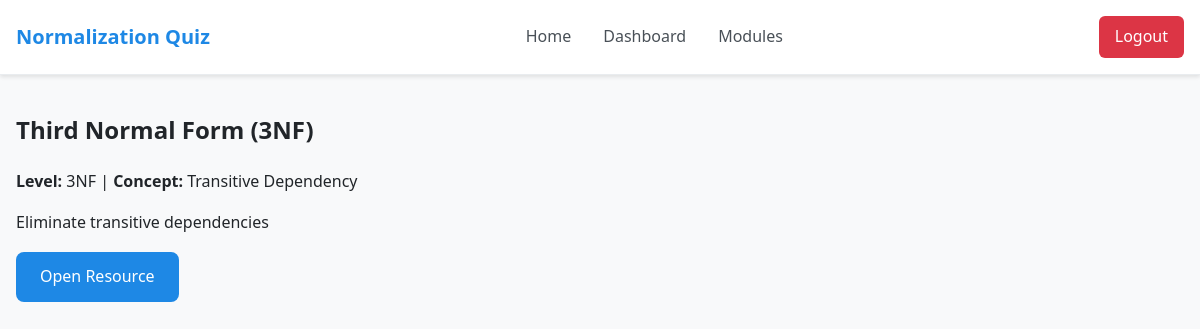
Page /module/4 (signed in) on the committed database.
### tables this page shows
CREATE TABLE module (
  module_id INTEGER PRIMARY KEY,
  title TEXT NOT NULL,
  description TEXT,
  nf_level TEXT NOT NULL,
  concept_tag TEXT NOT NULL,
  resource_url TEXT
);

### app.py (the view)
@app.route("/module/<int:module_id>")
@login_required
def module_page(module_id: int):
    db = get_db()
    cur = db.execute(
        "SELECT module_id, title, description, nf_level, concept_tag, resource_url FROM module WHERE module_id=?",
        (module_id,),
    )
    module = cur.fetchone()
    if not module:
        flash("Module not found.")
        return redirect(url_for("index"))
    return render_template("module.html", module=module)

### app.py (called while the page is built)
def ensure_csrf_token() -> None:
    if not session.get("csrf_token"):
        session["csrf_token"] = secrets.token_hex(16)

@app.before_request
def before_request() -> None:
    ensure_csrf_token()

def login_required(view):
    @wraps(view)
    def wrapped(*args, **kwargs):
        if not session.get("student_id"):
            if request.path.startswith("/api/") or request.path == "/submit":
                return redirect(url_for("login"))
            flash("Please log in to continue.")
            return redirect(url_for("login"))
        return view(*args, **kwargs)
    return wrapped

### templates/module.html (shortened to what this page needs)
{% extends 'base.html' %}
{% block content %}
<h2>{{ module.title }}</h2>
<p><strong>Level:</strong> {{ module.nf_level }} | <strong>Concept:</strong> {{ module.concept_tag }}</p>
<p>{{ module.description }}</p>
<p><a class="btn" href="{{ module.resource_url }}" target="_blank">Open Resource</a></p>
{% endblock %}

### static/css/style.css (style rules this page uses)
body { font-family: system-ui, -apple-system, 'Segoe UI', Roboto, sans-serif; margin: 0; background: #f8f9fa; color: #212529; line-height: 1.6; }
.btn { display: inline-block; background: #1e88e5; color: white; padding: 0.75rem 1.5rem; border-radius: 8px; text-decoration: none; border: none; cursor: pointer; font-weight: 500; transition: all 0.2s; text-align: center; }

### rows in the picture
module: title "Third Normal Form (3NF)", nf_level "3NF", concept_tag "Transitive Dependency", description "Eliminate transitive dependencies"
